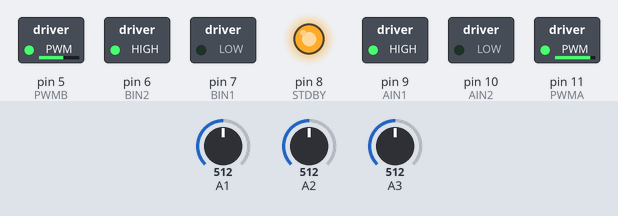
Simulated run of this sketch. Board: Arduino Uno, built with avr-gcc and run on an emulated ATmega328P. On the bench: switched loads named in the sketch (green lamp = pin HIGH), output pins drawn as LEDs (lit = HIGH). The test bench sets the inputs (shaded band); at power-on: A1 = 512, A3 = 512, A2 = 512.

Above: at 1.2 s.
1.3 s: A1 set to 716
At 2.5 s:
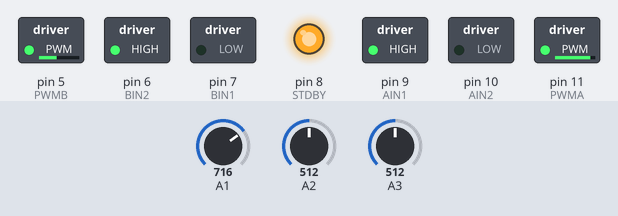
2.8 s: A3 set to 716
At 3.7 s:
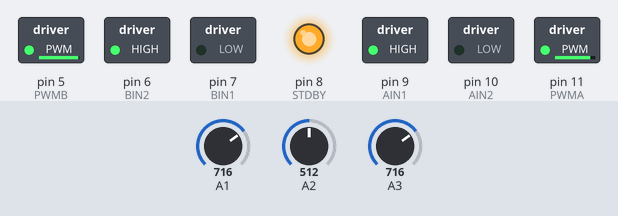
4.3 s: A3 set to 900
At 4.6 s:
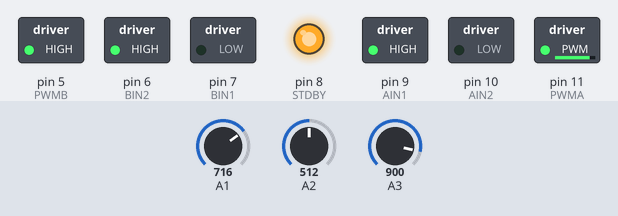
5.8 s: A1 set to 511
8.8 s: A1 set to 306
At 9.4 s:
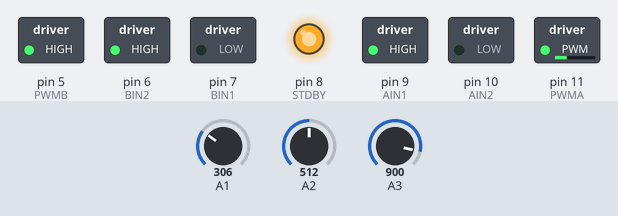
10.3 s: A3 set to 306
At 11.7 s:
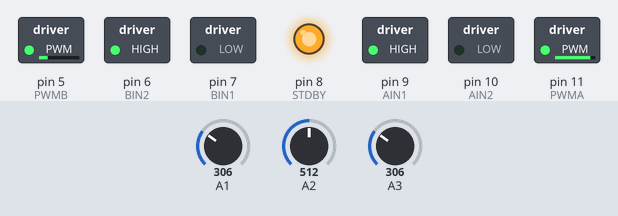
Timing chart, 0 to 12.8 s (numbered marks = the images above; inputs shaded):
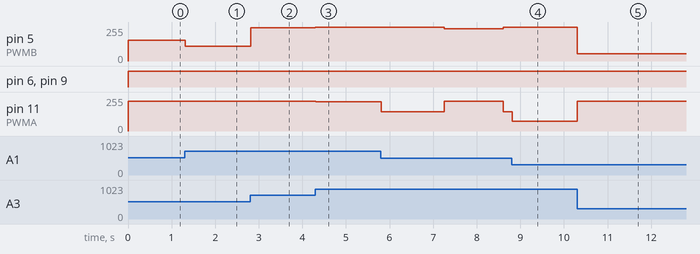

Measured:
- after the input at 1.3 s, pin 5 (PWMB): 155/255 → 112/255 at once
- after the input at 2.8 s, pin 5 (PWMB): 112/255 → 250/255 at once
- after the input at 4.3 s, pin 5 (PWMB): 250/255 → 255/255 at once; pin 11 (PWMA): 224/255 → 219/255 at once
- after the input at 8.8 s, pin 11 (PWMA): 146/255 → 74/255 at once
- after the input at 10.3 s, pin 5 (PWMB): 255/255 → 55/255 at once; pin 11 (PWMA): 74/255 → 224/255 at once

The sketch:

LineFollower.ino
```cpp
const int PWMA = 11;  // Pololu drive A
const int AIN2 = 10;
const int AIN1 = 9;
const int STDBY = 8;
const int BIN1 = 7;  // Pololu drive B
const int BIN2 = 6;
const int PWMB = 5;

float Kp = 0.8*255;//1.0 * 255;
float Kd = 50.0*255;//500.0 * 255;
float Ki = 0*1.0*255;
int speedL, speedR;
float prevE = 0;
long prevT = 0;
float alpha = .85;
float filt_e = 0;
float totalE = 0;
float slow = 1.0;
long t1;
int sensorRight, sensorMid, sensorLeft;
float error, dError;
int numWhite = 0;

float deadZone = 0.0;


bool calibrate = false;
float timeout = 9.6;

void setup() {
  Serial.begin(115200);

  pinMode(PWMA, OUTPUT);
  pinMode(AIN1, OUTPUT);
  pinMode(AIN2, OUTPUT);
  pinMode(BIN1, OUTPUT);
  pinMode(BIN2, OUTPUT);
  pinMode(PWMB, OUTPUT);
  pinMode(STDBY, OUTPUT);
  digitalWrite(STDBY, HIGH);

  pinMode(A1, INPUT);
  pinMode(A2, INPUT);
  pinMode(A3, INPUT);
}

void loop() {
  // Find current time
  t1 = millis();
  // Read the sensors
  sensorRight = constrain(map(analogRead(A1), 420-200, 730, 0, 255), 1, 255);
  sensorMid = constrain(map(analogRead(A2), 200, 730, 0, 255), 1, 255);
  sensorLeft = constrain(map(analogRead(A3), 420, 730, 0, 255), 1, 255);

  if(calibrate){
    Serial.print(sensorLeft);
    Serial.print(" ");
    Serial.print(sensorMid);
    Serial.print(" ");
    Serial.println(sensorRight);
    timeout = 1000;
  }

  // Serial.println(t1);

  if((t1 < 8.6 * 1000) && (t1 > 7.25 * 1000)){
    drive(255,243);
  }

  else{

  // See if it's over white, if not, run line follower
  if ((max(sensorRight,sensorLeft)>1) || (sensorMid>1) || t1 < timeout * 1000) {
    // Calculate error (s1-s2), use lowpass filter, find dError and totalE (constrained to avoid windup)
    error = (1.0 * (sensorRight - sensorLeft))/(max(sensorRight, sensorLeft));
    filt_e = error * alpha + (1 - alpha) * filt_e;
    dError = (filt_e - prevE) / (1.0*t1 - prevT);
    prevE = filt_e;
    totalE += filt_e;
    totalE = constrain(totalE, -100.0/255, 100.0/255);


    // Uses error to come up with speeds
    if (filt_e < -deadZone) {
      speedL = 255 + (filt_e * Kp + Kd * dError + Ki * totalE*(t1 - prevT));
      speedR = 255;
    } else if (filt_e > deadZone) {
      speedL = 255;
      speedR = 255 - (filt_e * Kp + Kd * dError + Ki * totalE*(t1 - prevT));
    }else{
      speedL=255;
      speedR=255;
    }

    speedL = constrain(speedL, 0, 255);
    speedR = constrain(speedR, 0, 255);
    prevT = t1;
    // Drives the wheels
    if(!calibrate){
      drive(speedL * slow, speedR * slow);
    }
  }else{
    numWhite++;
    //If on white, do hard programed moves
    if (numWhite==1||numWhite==5) {
      //drive(255,255);
      if (numWhite == 1){
        Kp = 2.3 * 255;
        Kd = 210.0 * 255;
      }
      drive(255,0);
      while (!checkIfLine()){
        delay(1);
      }
    }else if (numWhite==2 || numWhite == 3){
      drive(255,255);
      Kp = 0.8*255;
      Kd = 50.0*255;
      while (!checkIfLine()){
        delay(1);
      }
    }else if (numWhite==4 || numWhite==6 || numWhite==7){
      if(numWhite==6){
        Kp=.6*255;
        Kd=50.0*255;
      }
      drive(0,255);
      while (!checkIfLine()){
        delay(1);
      }
    }else{
      drive(255,255);
      delay(2000);
    }
  }
  }
}

void motorWrite(int spd, int pin_IN1, int pin_IN2, int pin_PWM) {
  if (spd < 0) {
    digitalWrite(pin_IN1, HIGH);  // go one way
    digitalWrite(pin_IN2, LOW);
  } else {
    digitalWrite(pin_IN1, LOW);  // go the other way
    digitalWrite(pin_IN2, HIGH);
  }
  analogWrite(pin_PWM, abs(spd));
}

bool checkIfLine(){
  sensorRight = constrain(map(analogRead(A1), 580, 855, 0, 255), 1, 255);
  sensorMid = constrain(map(analogRead(A2), 365, 815, 0, 255), 1, 255);
  sensorLeft = constrain(map(analogRead(A3), 500, 855, 0, 255), 1, 255);
  return (max(sensorRight,sensorLeft)>100);
}

void drive(int speedL, int speedR) {
  motorWrite(-speedL * 0.88, AIN1, AIN2, PWMA);
  motorWrite(speedR, BIN1, BIN2, PWMB);
}
```
